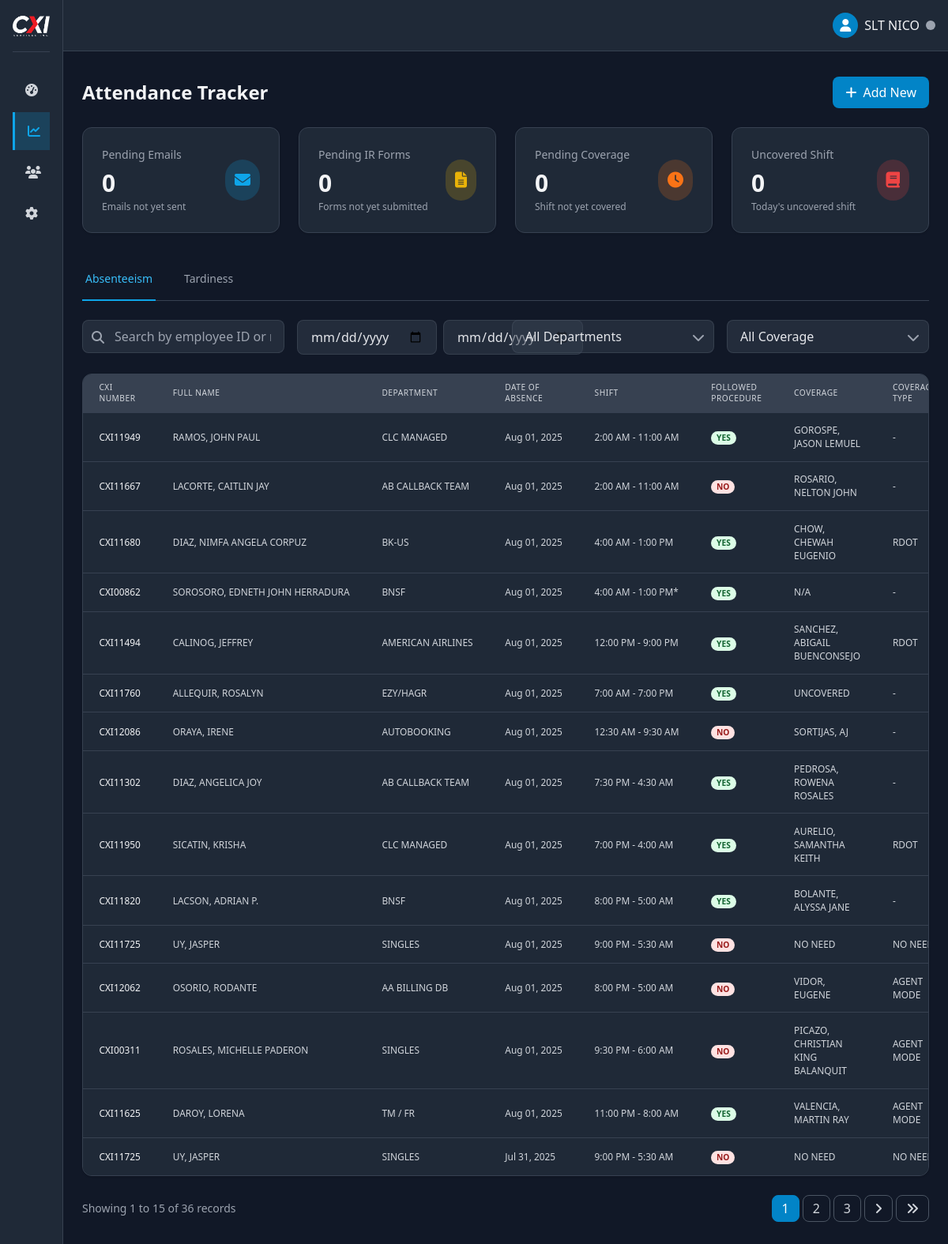
/admin/attendance.php (signed in), run on the app's committed database.
### tables this page shows
CREATE TABLE `absenteeism` (
  `id` int(11) NOT NULL,
  `month` varchar(20) NOT NULL,
  `employee_id` varchar(50) NOT NULL,
  `full_name` varchar(100) NOT NULL,
  `department` varchar(100) NOT NULL,
  `supervisor` varchar(100) NOT NULL,
  `operation_manager` varchar(100) NOT NULL,
  `email` varchar(100) DEFAULT NULL,
  `date_of_absent` date NOT NULL,
  `follow_call_in_procedure` varchar(100) NOT NULL,
  `sanction` enum('ABSENCE','ABSENCE / CWD','ABSENCE / NCNS','ABSENCE / NCNS (LATE ADVISE)','ABSENCE / NCNS / CWD','ABSENCE / NCNS / CWD (LATE ADVISE)') DEFAULT NULL,
  `reason` text NOT NULL,
  `coverage` varchar(100) DEFAULT NULL,
  `coverage_type` enum('-','NO NEED','TRAINEE','BACK UP','PENDING','DSOT','RDOT','AGENT MODE') NOT NULL,
  `shift` varchar(50) NOT NULL,
  `ir_form` varchar(100) DEFAULT NULL,
  `timestamp` varchar(20) DEFAULT NULL,
  `sub_name` varchar(50) NOT NULL,
  `created_at` datetime DEFAULT current_timestamp(),
  `email_sent` tinyint(1) DEFAULT 0,
  `email_sent_at` varchar(20) DEFAULT NULL
);

### admin/partials/attendance_table.php (the view, shortened to what this page needs)
<?php
require_once __DIR__ . '/../../includes/functions.php';
$page = isset($_POST['page']) ? (int)$_POST['page'] : (isset($_GET['page']) ? (int)$_GET['page'] : 1);
$type = isset($_POST['type']) ? $_POST['type'] : (isset($_GET['tab']) ? $_GET['tab'] : 'absenteeism');
if (!isset($table)) $table = ($type === 'tardiness') ? 'tardiness' : 'absenteeism';
if (!isset($perPage)) $perPage = 15;
$whereClauses = [];
$searchQuery = empty($whereClauses) ? '' : 'WHERE ' . implode(' AND ', $whereClauses);
try {
    $countStmt = $pdo->prepare("SELECT COUNT(*) FROM $table $searchQuery");
    $countStmt->execute();
    $totalRecords = $countStmt->fetchColumn();
} catch (PDOException $e) {
    $totalRecords = 0;
}
$totalPages = ceil($totalRecords / $perPage);
$page = min($page, $totalPages);
$offset = ($page - 1) * $perPage;
try {
    $query = "SELECT * FROM $table $searchQuery ORDER BY created_at DESC LIMIT :limit OFFSET :offset";
    $stmt = $pdo->prepare($query);
    $stmt->bindValue(':limit', $perPage, PDO::PARAM_INT);
    $stmt->bindValue(':offset', $offset, PDO::PARAM_INT);
    $stmt->execute();
    $records = $stmt->fetchAll();
} catch (PDOException $e) {
    $records = [];
}
?>
<div class="bg-gray-800 rounded-xl border border-gray-700 overflow-hidden shadow">
    <div class="overflow-x-auto">
        <table class="min-w-full divide-y divide-gray-700 w-full" style="zoom:85%">
            <thead class="bg-gray-700 ">
                <tr>
                    <th scope="col" class="px-6 py-3 text-left text-xs font-medium text-gray-300 uppercase tracking-wider">CXI Number</th>
                    <th scope="col" class="px-6 py-3 text-left text-xs font-medium text-gray-300 uppercase tracking-wider">Full Name</th>
                    <th scope="col" class="px-6 py-3 text-left text-xs font-medium text-gray-300 uppercase tracking-wider">Department</th>
                    <?php if ($type === 'absenteeism'): ?>
                        <th scope="col" class="px-6 py-3 text-left text-xs font-medium text-gray-300 uppercase tracking-wider">Date of Absence</th>
                        <th scope="col" class="px-6 py-3 text-left text-xs font-medium text-gray-300 uppercase tracking-wider">Shift</th>
                        <th scope="col" class="px-6 py-3 text-left text-xs font-medium text-gray-300 uppercase tracking-wider">Followed Procedure</th>
                        <th scope="col" class="px-6 py-3 text-left text-xs font-medium text-gray-300 uppercase tracking-wider">Coverage</th>
                        <th scope="col" class="px-6 py-3 text-left text-xs font-medium text-gray-300 uppercase tracking-wider">Coverage Type</th>
                    <?php endif; ?>
                </tr>
            </thead>
            <tbody class="bg-gray-800 divide-y divide-gray-700">
                <?php if (empty($records)): ?>
                    <tr>
                        <td colspan="<?= $type === 'absenteeism' ? 9 : 8 ?>" class="px-6 py-4 text-center text-gray-400">
                            No records found
                        </td>
                    </tr>
                <?php else: ?>
                    <?php foreach ($records as $record): ?>
                    <tr class="hover:bg-gray-700/50">
                        <td class="px-6 py-4 whitespace-nowrap">
                            <div class="text-sm font-medium text-gray-100" style="text-transform: uppercase;"><?= htmlspecialchars($record['employee_id']) ?></div>
                        </td>
                        <td class="px-6 py-4 whitespace-nowrap">
                            <div class="text-sm text-gray-300" style="text-transform: uppercase;"><?= htmlspecialchars($record['full_name']) ?></div>
                        </td>
                        <td class="px-6 py-4 whitespace-nowrap">
                            <div class="text-sm text-gray-300" style="text-transform: uppercase;"><?= htmlspecialchars($record['department']) ?></div>
                        </td>
                        <?php if ($type === 'absenteeism'): ?>
                            <td class="px-6 py-4 whitespace-nowrap">
                                <div class="text-sm text-gray-300"><?= date('M d, Y', strtotime($record['date_of_absent'])) ?></div>
                            </td>
                            <td class="px-6 py-4 whitespace-nowrap">
                                <div class="text-sm text-gray-300"><?= htmlspecialchars($record['shift']) ?></div>
                            </td>
                            <td class="px-6 py-4 whitespace-nowrap">
                                <span class="px-2 inline-flex text-xs leading-5 font-semibold rounded-full <?= $record['follow_call_in_procedure'] === 'NO' ? 'bg-red-100 text-red-800' : 'bg-green-100 text-green-800' ?>" >
                                    <?= $record['follow_call_in_procedure'] ?>
                                </span>
                            </td>
                            <td class="px-6 py-4">
                                <div class="text-sm text-gray-300" style="text-transform: uppercase;"><?= htmlspecialchars($record['coverage']) ?></div>
                            </td>
                            <td class="px-6 py-4">
                                <div class="text-sm text-gray-300"><?= htmlspecialchars($record['coverage_type']) ?></div>
                            </td>
                        <?php endif; ?>
                    </tr>
                    <?php endforeach; ?>
                <?php endif; ?>
            </tbody>
        </table>
    </div>
</div>
<?php if ($totalPages > 1): ?>
<div class="mt-6 flex items-center justify-between">
    <div class="text-sm text-gray-400">
        Showing <?= ($offset + 1) ?> to <?= min($offset + $perPage, $totalRecords) ?> of <?= $totalRecords ?> records
    </div>
    <div class="flex gap-1">
        <?php
        $startPage = max(1, $page - 2);
        $endPage = min($totalPages, $page + 2);
        for ($i = $startPage; $i <= $endPage; $i++): ?>
            <a href="#" data-page="<?= $i ?>" class="pagination-link px-3 py-1 rounded-lg border <?= $i == $page ? 'bg-primary-600 border-primary-600 text-white' : 'border-gray-600 text-gray-300 hover:bg-gray-700' ?>">
                <?= $i ?>
            </a>
        <?php endfor; ?>
        <?php if ($page < $totalPages): ?>
            <a href="#" data-page="<?= $page + 1 ?>" class="pagination-link px-3 py-1 rounded-lg border border-gray-600 text-gray-300 hover:bg-gray-700">
                <i class="fas fa-angle-right"></i>
            </a>
            <a href="#" data-page="<?= $totalPages ?>" class="pagination-link px-3 py-1 rounded-lg border border-gray-600 text-gray-300 hover:bg-gray-700">
                <i class="fas fa-angle-double-right"></i>
            </a>
        <?php endif; ?>
    </div>
</div>
<?php endif; ?>

### data on the page
absenteeism: employee "CXI11949", full_name "RAMOS, JOHN PAUL", department "CLC MANAGED", date_of_absent "Aug 01, 2025", shift "2:00 AM - 11:00 AM", follow_call_in_procedure "YES", coverage "GOROSPE, JASON LEMUEL", coverage_type "-"
absenteeism: employee "CXI11667", full_name "LACORTE, CAITLIN JAY", department "AB CALLBACK TEAM", date_of_absent "Aug 01, 2025", shift "2:00 AM - 11:00 AM", follow_call_in_procedure "NO", coverage "ROSARIO, NELTON JOHN", coverage_type "-"
absenteeism: employee "CXI11680", full_name "DIAZ, NIMFA ANGELA CORPUZ", department "BK-US", date_of_absent "Aug 01, 2025", shift "4:00 AM - 1:00 PM", follow_call_in_procedure "YES", coverage "CHOW, CHEWAH EUGENIO", coverage_type "RDOT"
absenteeism: employee "CXI00862", full_name "SOROSORO, EDNETH JOHN HERRADURA", department "BNSF", date_of_absent "Aug 01, 2025", shift "4:00 AM - 1:00 PM*", follow_call_in_procedure "YES", coverage "N/A", coverage_type "-"
absenteeism: employee "CXI11494", full_name "CALINOG, JEFFREY", department "AMERICAN AIRLINES", date_of_absent "Aug 01, 2025", shift "12:00 PM - 9:00 PM", follow_call_in_procedure "YES", coverage "SANCHEZ, ABIGAIL BUENCONSEJO", coverage_type "RDOT"
absenteeism: employee "CXI11760", full_name "ALLEQUIR, ROSALYN", department "EZY/HAGR", date_of_absent "Aug 01, 2025", shift "7:00 AM - 7:00 PM", follow_call_in_procedure "YES", coverage "UNCOVERED", coverage_type "-"
absenteeism: employee "CXI12086", full_name "ORAYA, IRENE", department "AUTOBOOKING", date_of_absent "Aug 01, 2025", shift "12:30 AM - 9:30 AM", follow_call_in_procedure "NO", coverage "SORTIJAS, AJ", coverage_type "-"
absenteeism: employee "CXI11302", full_name "DIAZ, ANGELICA JOY", department "AB CALLBACK TEAM", date_of_absent "Aug 01, 2025", shift "7:30 PM - 4:30 AM", follow_call_in_procedure "YES", coverage "PEDROSA, ROWENA ROSALES", coverage_type "-"
absenteeism: employee "CXI11950", full_name "SICATIN, KRISHA", department "CLC MANAGED", date_of_absent "Aug 01, 2025", shift "7:00 PM - 4:00 AM", follow_call_in_procedure "YES", coverage "AURELIO, SAMANTHA KEITH", coverage_type "RDOT"
absenteeism: employee "CXI11820", full_name "LACSON, ADRIAN P.", department "BNSF", date_of_absent "Aug 01, 2025", shift "8:00 PM - 5:00 AM", follow_call_in_procedure "YES", coverage "BOLANTE, ALYSSA JANE", coverage_type "-"
absenteeism: employee "CXI11725", full_name "UY, JASPER", department "SINGLES", date_of_absent "Aug 01, 2025", shift "9:00 PM - 5:30 AM", follow_call_in_procedure "NO", coverage "NO NEED", coverage_type "NO…"
absenteeism: employee "CXI12062", full_name "OSORIO, RODANTE", department "AA BILLING DB", date_of_absent "Aug 01, 2025", shift "8:00 PM - 5:00 AM", follow_call_in_procedure "NO", coverage "VIDOR, EUGENE", coverage_type "AGENT MODE"
absenteeism: employee "CXI00311", full_name "ROSALES, MICHELLE PADERON", department "SINGLES", date_of_absent "Aug 01, 2025", shift "9:30 PM - 6:00 AM", follow_call_in_procedure "NO", coverage "PICAZO, CHRISTIAN KING BALANQUIT", coverage_type "AGENT MODE"
absenteeism: employee "CXI11625", full_name "DAROY, LORENA", department "TM / FR", date_of_absent "Aug 01, 2025", shift "11:00 PM - 8:00 AM", follow_call_in_procedure "YES", coverage "VALENCIA, MARTIN RAY", coverage_type "AGENT MODE"
absenteeism: employee "CXI11725", full_name "UY, JASPER", department "SINGLES", date_of_absent "Jul 31, 2025", shift "9:00 PM - 5:30 AM", follow_call_in_procedure "NO", coverage "NO NEED", coverage_type "NO…"

### other printed values
$_SESSION['nickname'] "SLT NICO"
$stats['pending_emails'] "0"
$stats['pending_ir'] "0"
$stats['pending_coverage'] "0"
$stats['uncovered_shift'] "0"
$offset + 1 "1"
min($offset + $perPage, $totalRecords) "15"
$totalRecords "36"
